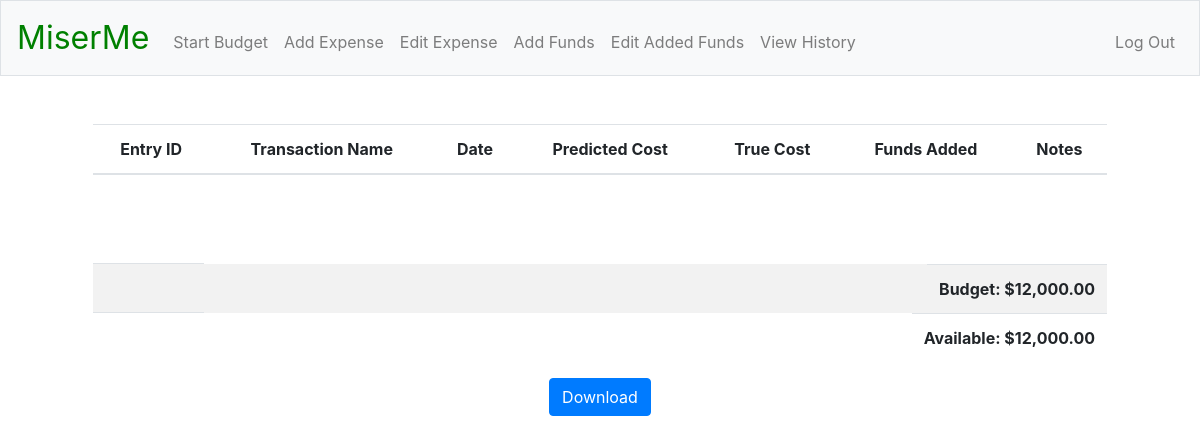
Before: / (signed in) with the older database file.
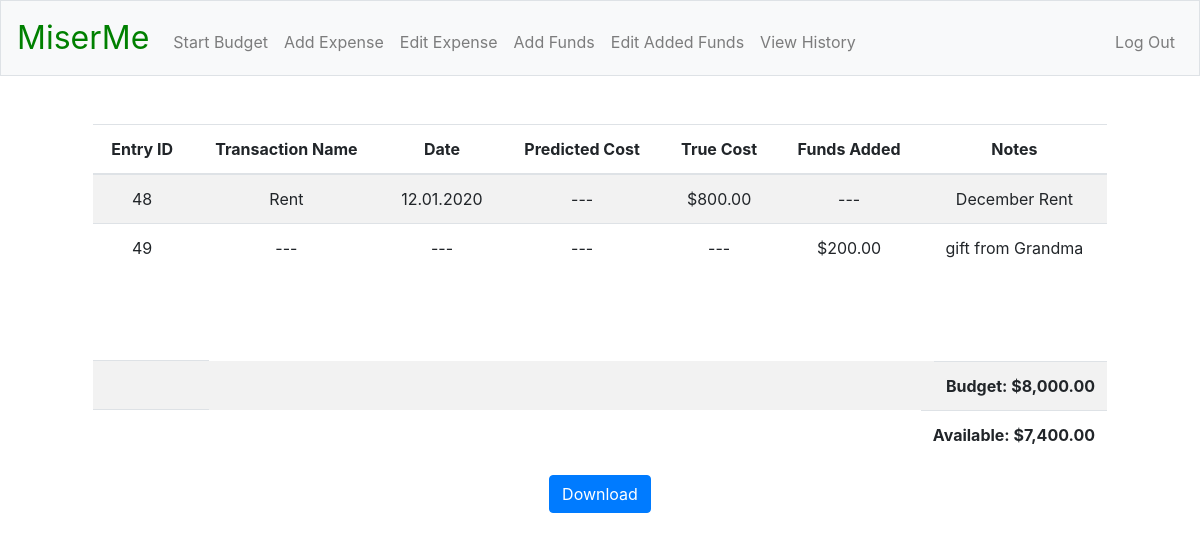
After: the same page with the newer database file.
### tables this page shows
CREATE TABLE finances (
funds_id INTEGER PRIMARY KEY AUTOINCREMENT NOT NULL,
user_id INTEGER NOT NULL,
txn_name TEXT NOT NULL,
date TEXT NOT NULL,
predicted_cost REAL NOT NULL,
true_cost REAL NOT NULL,
funds_added REAL NOT NULL DEFAULT "---",
notes TEXT NOT NULL,
FOREIGN KEY(user_id) REFERENCES registrants(id));

### app.py (the view)
@app.route("/")
@login_required
def index():
    c.execute("SELECT funds_id, txn_name, date, predicted_cost, true_cost, funds_added, notes FROM finances WHERE user_id = :user_id", {"user_id": session["user_id"]})
    rows = c.fetchall()
    funds_snapshot = []
    for row in rows:
        funds_snapshot.append({
            "funds_id": row[0],
            "name": row[1],
            "date": row[2],
            "predict": usd(row[3]),
            "true": usd(row[4]),
            "added": usd(row[5]),
            "notes": row[6]
        })
    c.execute("SELECT funds, budget FROM registrants WHERE id = :user_id", {"user_id": session["user_id"]})
    rows = c.fetchall()
    current_funds = usd(rows[0][0])
    budget = usd(rows[0][1])
    return render_template("index.html", funds_snapshot=funds_snapshot, current_funds=current_funds, budget=budget)

### helpers.py (called while the page is built)
def login_required(f):
    @wraps(f)
    def decorated_functions(*args, **kwargs):
        if session.get("user_id") is None:
            return redirect("/login")
        return f(*args, **kwargs)
    return decorated_functions

def usd(value):
    if isinstance(value, float):
        return f"${value:,.2f}"
    else:
        return value

### templates/index.html (shortened to what this page needs)
{% extends "layout.html" %}
{% block main %}
<div class="col-12">
    <table class="table table-striped">
        <thead>
            <tr>
                <th>Entry ID</th>
                <th>Transaction Name</th>
                <th>Date</th>
                <th>Predicted Cost</th>
                <th>True Cost</th>
                <th>Funds Added</th>
                <th>Notes</th>
            </tr>
        </thead>
        <tbody>
            {% for i in funds_snapshot %}
            <tr>
                <td>{{ i["funds_id"] }}</td>
                <td>{{ i["name"] }}</td>
                <td>{{ i["date"] }}</td>
                <td>{{ i["predict"] }}</td>
                <td>{{ i["true"] }}</td>
                <td>{{ i["added"] }}</td>
                <td>{{ i["notes"] }}</td>
            </tr>
            {% endfor %}
        </tbody>
    </table>
</div>
<br>
<br>
<br>
<div class="col-12">
    <table class="table table-striped">
        <tbody>
            <tr>
                <td colspan="6"></td>
                <td style="font-weight: bold; float: right;">Budget: {{ budget }}</td>
            </tr>
            <tr>
                <td colspan="6"></td>
                <td style="font-weight: bold; float: right;">Available: {{ current_funds }}</td>
            </tr>
        </tbody>
    </table>
</div>
<div class="col-12">
    <a href="/download" class="btn btn-primary" type="button">Download</a>
</div>
{% endblock %}

Changed rows visible on the page:
added finances: funds_id "48", name "Rent", date "12.01.2020", predict "---", true "$800.00", added "---", notes "December Rent"
added finances: funds_id "49", name "---", date "---", predict "---", true "---", added "$200.00", notes "gift from Grandma"
Other visible differences:
{{ budget }}: "$12,000.00" → "$8,000.00"
{{ current_funds }}: "$12,000.00" → "$7,400.00"
